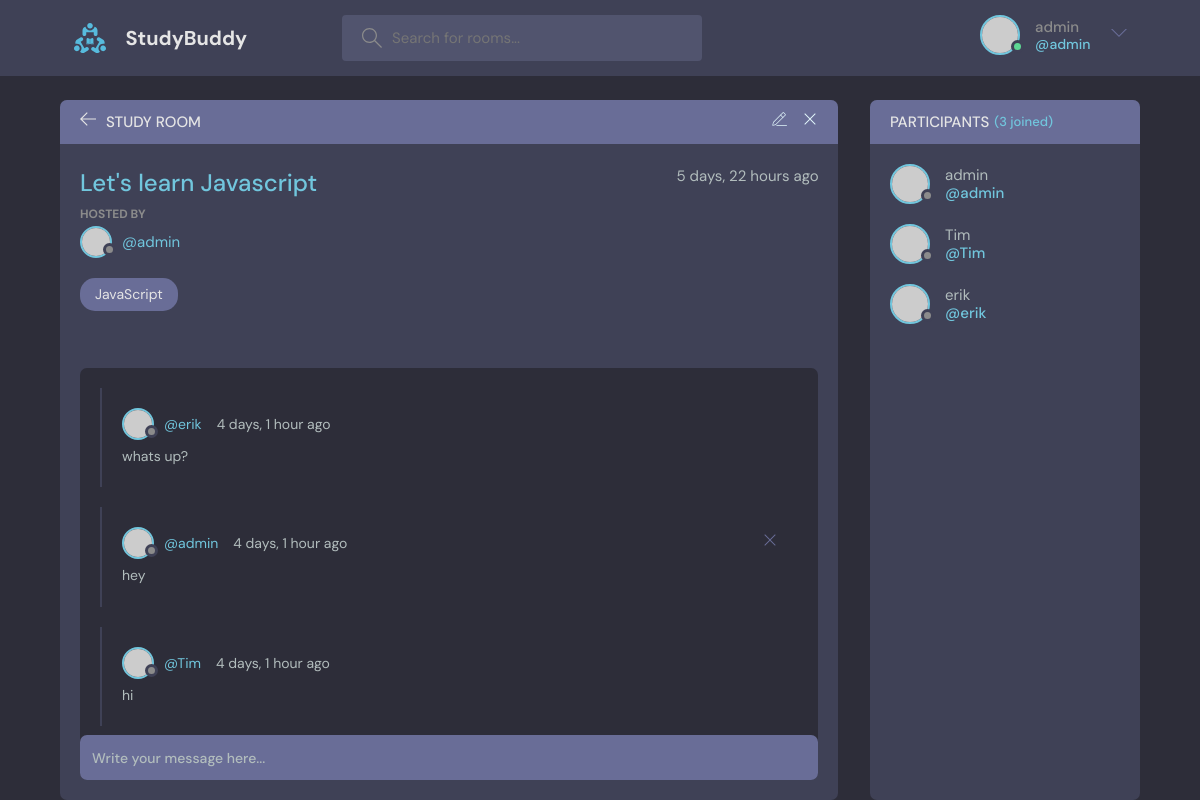
The page /room/5/ (signed in) on the database its author committed.
### base/models.py (models this page shows, shortened)
class Room(models.Model):
    host = models.ForeignKey(User, on_delete=models.SET_NULL, null=True)
    topic = models.ForeignKey(Topic, on_delete=models.SET_NULL, null=True)
    name = models.CharField(max_length=200)
    description = models.TextField(null=True,blank=True)
    participants = models.ManyToManyField(User,related_name='participants', blank=True)
    updated = models.DateTimeField(auto_now=True)
    created = models.DateTimeField(auto_now_add=True)
    class Meta:
        ordering = ['-updated','-created']

class Topic(models.Model):
    name = models.CharField(max_length=200)
    def __str__(self):
        return self.name

class Message(models.Model):
    user = models.ForeignKey(User, on_delete=models.CASCADE)
    room = models.ForeignKey(Room, on_delete=models.CASCADE)
    body = models.TextField()
    updated = models.DateTimeField(auto_now=True)
    created = models.DateTimeField(auto_now_add=True)
    class Meta:
        ordering = ['-updated','-created']

### base/views.py (the view, shortened to what this page needs)
# urls.py: path('room/<str:pk>/',views.room,name = 'room'),
@login_required(login_url='login')
def room(request,pk):
    room = Room.objects.get(id=pk)
    room_messages = room.message_set.all()
    participants = room.participants.all()
    context = {'room':room,'room_messages':room_messages,'participants':participants}
    return render(request,'base/room.html', context)

### base/templates/base/room.html (shortened to what this page needs)
{% extends 'main.html' %}
{% block content %}
<main class="profile-page layout layout--2">
  <div class="container">
    <div class="room">
      <div class="room__top">
        <div class="room__topLeft">
          <a href="{% url 'home' %}">
            <svg version="1.1" xmlns="http://www.w3.org/2000/svg" width="32" height="32" viewBox="0 0 32 32">
              <title>arrow-left</title>
              <path
                d="M13.723 2.286l-13.723 13.714 13.719 13.714 1.616-1.611-10.96-10.96h27.625v-2.286h-27.625l10.965-10.965-1.616-1.607z">
              </path>
            </svg>
          </a>
          <h3>Study Room</h3>
        </div>
        {% if room.host == request.user %}
        <div class="room__topRight">
          <a href="{% url 'update-room' room.id %}">
          </a>
          <a href="{% url 'delete-room' room.id %}">
            <svg version="1.1" xmlns="http://www.w3.org/2000/svg" width="32" height="32" viewBox="0 0 32 32">
              <title>remove</title>
              <path
                d="M27.314 6.019l-1.333-1.333-9.98 9.981-9.981-9.981-1.333 1.333 9.981 9.981-9.981 9.98 1.333 1.333 9.981-9.98 9.98 9.98 1.333-1.333-9.98-9.98 9.98-9.981z">
              </path>
            </svg>
          </a>
        </div>
        {% endif %}
      </div>
      <div class="room__box scroll">
        <div class="room__header scroll">
          <div class="room__info">
            <h3>{{room.name}}</h3>
            <span>{{room.created|timesince}} ago</span>
          </div>
          <div class="room__hosted">
            <p>Hosted By</p>
            <a href="{% url 'user-profile' room.host.id %}" class="room__author">
              <div class="avatar avatar--small">
                <img src="https://randomuser.me/api/portraits/men/37.jpg" />
              </div>
              <span>@{{room.host.username}}</span>
            </a>
          </div>
          <span class="room__topics">{{room.topic}}</span>
        </div>
        <div class="room__conversation">
          <div class="threads scroll">
            {% for message in room_messages %}
            <div class="thread">
              <div class="thread__top">
                <div class="thread__author">
                  <a href="{% url 'user-profile' message.user.id %}" class="thread__authorInfo">
                    <div class="avatar avatar--small">
                      <img src="https://randomuser.me/api/portraits/men/37.jpg" />
                    </div>
                    <span>@{{message.user}}</span>
                  </a>
                  <span class="thread__date">{{message.created|timesince}} ago</span>
                </div>
                {% if request.user == message.user %}
                <a href="{% url 'delete-message' message.id %}">
                  <div class="thread__delete">
                    <svg version="1.1" xmlns="http://www.w3.org/2000/svg" width="32" height="32" viewBox="0 0 32 32">
                      <title>remove</title>
                      <path
                        d="M27.314 6.019l-1.333-1.333-9.98 9.981-9.981-9.981-1.333 1.333 9.981 9.981-9.981 9.98 1.333 1.333 9.981-9.98 9.98 9.98 1.333-1.333-9.98-9.98 9.98-9.981z">
                      </path>
                    </svg>
                  </div>
                </a>
                {% endif %}
              </div>
              <div class="thread__details">
                {{message.body}}
              </div>
            </div>
            {% endfor %}
          </div>
        </div>
      </div>
      <div class="room__message">
        <form action="#" method="POST">
          <input name="body" placeholder="Write your message here..." />
        </form>
      </div>
    </div>
    <div class="participants">
      <h3 class="participants__top">Participants <span>({{participants.count}} joined)</span></h3>
      <div class="participants__list scroll">
        {% for user in participants %}
        <a href="{% url 'user-profile' user.id %}" class="participant">
          <div class="avatar avatar--medium">
            <img src="https://randomuser.me/api/portraits/men/37.jpg" />
          </div>
          <p>
            {{user.username}}
            <span>@{{user.username}}</span>
          </p>
        </a>
        {% endfor %}
      </div>
    </div>
  </div>
</main>
{% endblock %}

### templates/navabar.html (shortened to what this page needs)
{% load static %}
<header class="header header--loggedIn">
    <div class="container">
        <a href="{% url 'home'%}" class="header__logo">
            <img src="{% static 'images/logo.svg' %}" />
            <h1>StudyBuddy</h1>
        </a>
        <form class="header__search" method="GET" action="{% url 'home' %}">
            <label>
                <input type="text" placeholder="Search for rooms..." name="q" />
            </label>
        </form>
        <nav class="header__menu">
            {% if request.user.is_authenticated %}
            <div class="header__user">
                <a href="{% url 'user-profile' request.user.id %}">
                    <div class="avatar avatar--medium active">
                        <img src="https://randomuser.me/api/portraits/men/37.jpg" />
                    </div>
                    <p>{{request.user.username}} <span>@{{request.user.username}}</span></p>
                </a>
                <button class="dropdown-button">
                    <svg version="1.1" xmlns="http://www.w3.org/2000/svg" width="32" height="32" viewBox="0 0 32 32">
                        <title>chevron-down</title>
                        <path d="M16 21l-13-13h-3l16 16 16-16h-3l-13 13z"></path>
                    </svg>
                </button>
            </div>
            {% else %}
            <a href="{% url 'login' %}">
                <img src="{% static 'images/avatar.svg' %}" />
                <p>Login</p>
            </a>
            {% endif %}
        </nav>
    </div>
</header>

### rows shown on the page
Room: name "Let's learn Javascript", created "5 days, 22 hours", host.username "admin", topic "JavaScript"
Message: user "erik", created "4 days, 1 hour", body "whats up?"
Message: user "admin", created "4 days, 1 hour", body "hey"
Message: user "Tim", created "4 days, 1 hour", body "hi"

### other values the page prints
{{ request.user.username }} "admin"
{{ participants.count }} "3"
{{ user.username }} "admin"
{{ user.username }} "Tim"
{{ user.username }} "erik"
